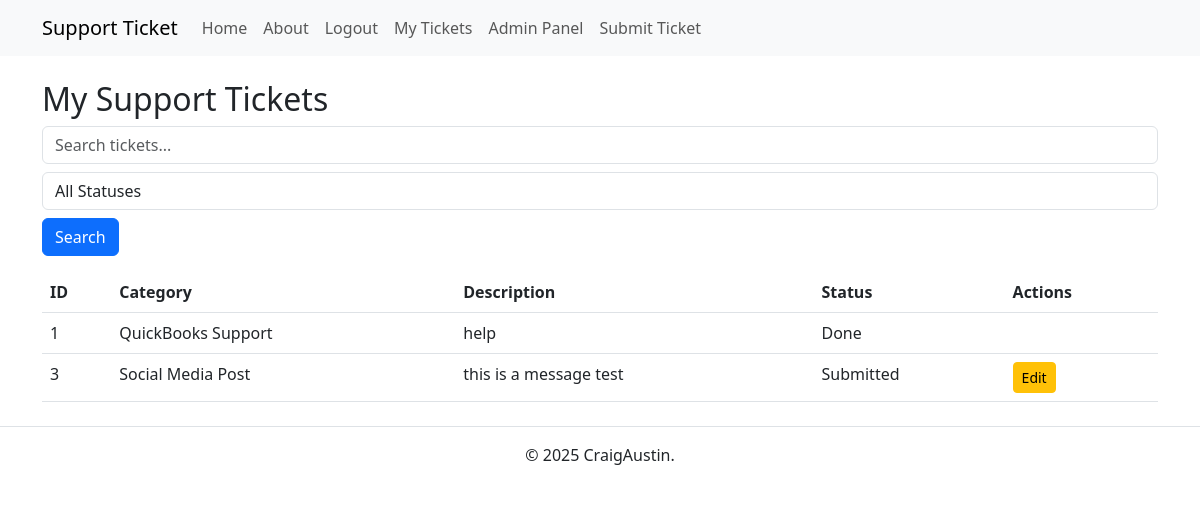
Page /tickets (signed in) on the earlier database version.
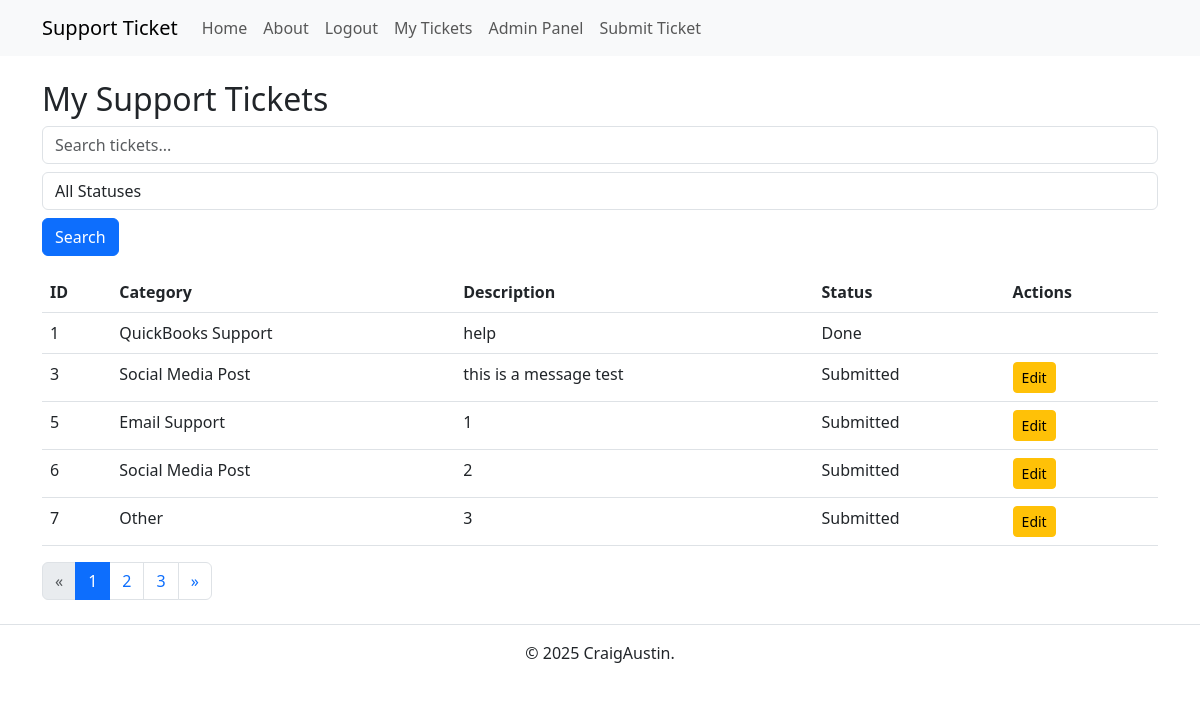
Same page on the later database version.
### app.py (models this page shows)
class Ticket(db.Model):
    id = db.Column(db.Integer, primary_key=True)
    user_id = db.Column(db.Integer, db.ForeignKey('user.id'), nullable=False)
    category = db.Column(db.String(100), nullable=False)
    description = db.Column(db.Text, nullable=False)
    status = db.Column(db.String(20), default='Submitted')
    user = db.relationship('User', backref=db.backref('tickets', lazy=True))

### app.py (the view)
@app.route('/tickets', methods=['GET'])
@login_required
def view_tickets():
    search_query = request.args.get('search', '')
    status_filter = request.args.get('status_filter', '')
    tickets_query = Ticket.query.filter_by(user_id=current_user.id)
    if search_query:
        tickets_query = tickets_query.filter(
            Ticket.category.ilike(f"%{search_query}%") |
            Ticket.description.ilike(f"%{search_query}%")
        )
    if status_filter:
        tickets_query = tickets_query.filter_by(status=status_filter)
    page, per_page, offset = get_page_args(page_parameter='page', per_page_parameter='per_page')
    per_page = 5  # Show 5 tickets per page for users admin get 10 See below.
    total = tickets_query.count()
    tickets = tickets_query.offset(offset).limit(per_page).all()
    pagination = Pagination(page=page, per_page=per_page, total=total, css_framework='bootstrap4')
    return render_template('tickets.html', tickets=tickets, pagination=pagination)

### app.py (called while the page is built)
@login_manager.user_loader
def load_user(user_id):
    return User.query.get(int(user_id))

### templates/tickets.html (shortened to what this page needs)
{% extends 'base.html' %}
{% block content %}
<h2>My Support Tickets</h2>
{% if tickets %}
<form method="GET" action="{{ url_for('view_tickets') }}" class="mb-3">
    <input type="text" name="search" placeholder="Search tickets..." class="form-control"
        value="{{ request.args.get('search', '') }}">
    <select name="status_filter" class="form-control mt-2">
        <option value="">All Statuses</option>
    </select>
    <button type="submit" class="btn btn-primary mt-2">Search</button>
</form>
<table class="table">
    <thead>
        <tr>
            <th>ID</th>
            <th>Category</th>
            <th>Description</th>
            <th>Status</th>
            <th>Actions</th>
        </tr>
    </thead>
    <tbody>
        {% for ticket in tickets %}
        <tr>
            <td>{{ ticket.id }}</td>
            <td>{{ ticket.category }}</td>
            <td>{{ ticket.description }}</td>
            <td>{{ ticket.status }}</td>
            <td>
                {% if ticket.status != "Done" and ticket.user_id == current_user.id %}
                <a href="{{ url_for('edit_ticket', ticket_id=ticket.id) }}" class="btn btn-warning btn-sm">Edit</a>
                {% endif %}
            </td>
        </tr>
        {% endfor %}
    </tbody>
</table>
<div class="pagination-container">
    {{ pagination.links }}
</div>
{% else %}
<p>You have no submitted tickets.</p>
{% endif %}
{% endblock %}

Differences in the rows shown:
added Ticket: id "5", category "Email Support", description "1", status "Submitted"
added Ticket: id "6", category "Social Media Post", description "2", status "Submitted"
added Ticket: id "7", category "Other", description "3", status "Submitted"
Other differences:
{{ pagination.links }}: (not shown) → "« 1 2 3 »"
